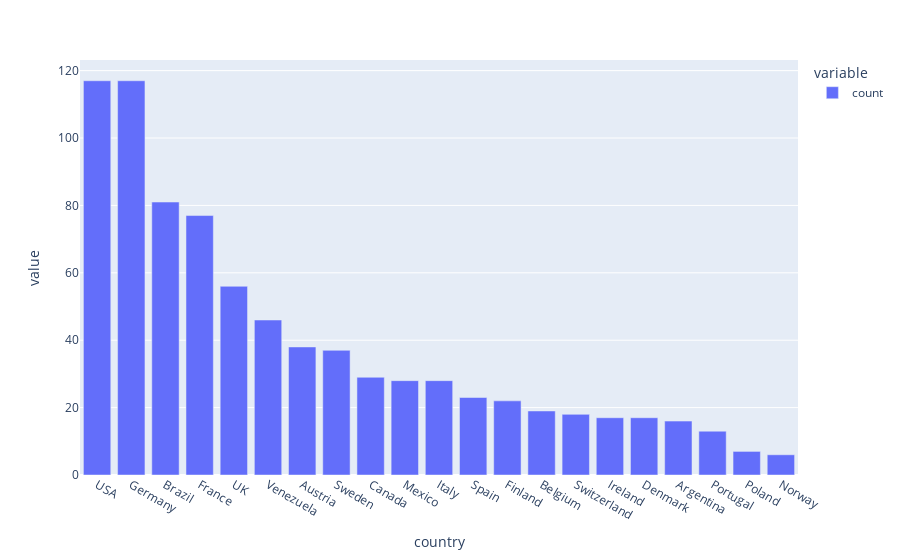

Notebook cell for this chart:
### Code cell
px.bar(data_frame=orders.country.value_counts())

### Figure 1 — Plotly figure (JSON) as saved in the notebook; plotly's stock layout.template omitted (floating-point values rounded to 4 significant figures)
{"data": [{"alignmentgroup": "True", "hovertemplate": "variable=count<br>country=%{x}<br>value=%{y}<extra></extra>", "legendgroup": "count", "marker": {"color": "#636efa", "pattern": {"shape": ""}}, "name": "count", "offsetgroup": "count", "orientation": "v", "showlegend": true, "textposition": "auto", "type": "bar", "x": ["USA", "Germany", "Brazil", "France", "UK", "Venezuela", "Austria", "Sweden", "Canada", "Mexico", "Italy", "Spain", "Finland", "Belgium", "Switzerland", "Ireland", "Denmark", "Argentina", "Portugal", "Poland", "Norway"], "xaxis": "x", "y": [117, 117, 81, 77, 56, 46, 38, 37, 29, 28, 28, 23, 22, 19, 18, 17, 17, 16, 13, 7, 6], "yaxis": "y"}], "layout": {"barmode": "relative", "legend": {"title": {"text": "variable"}, "tracegroupgap": 0}, "margin": {"t": 60}, "xaxis": {"anchor": "y", "domain": [0, 1], "title": {"text": "country"}}, "yaxis": {"anchor": "x", "domain": [0, 1], "title": {"text": "value"}}}}
